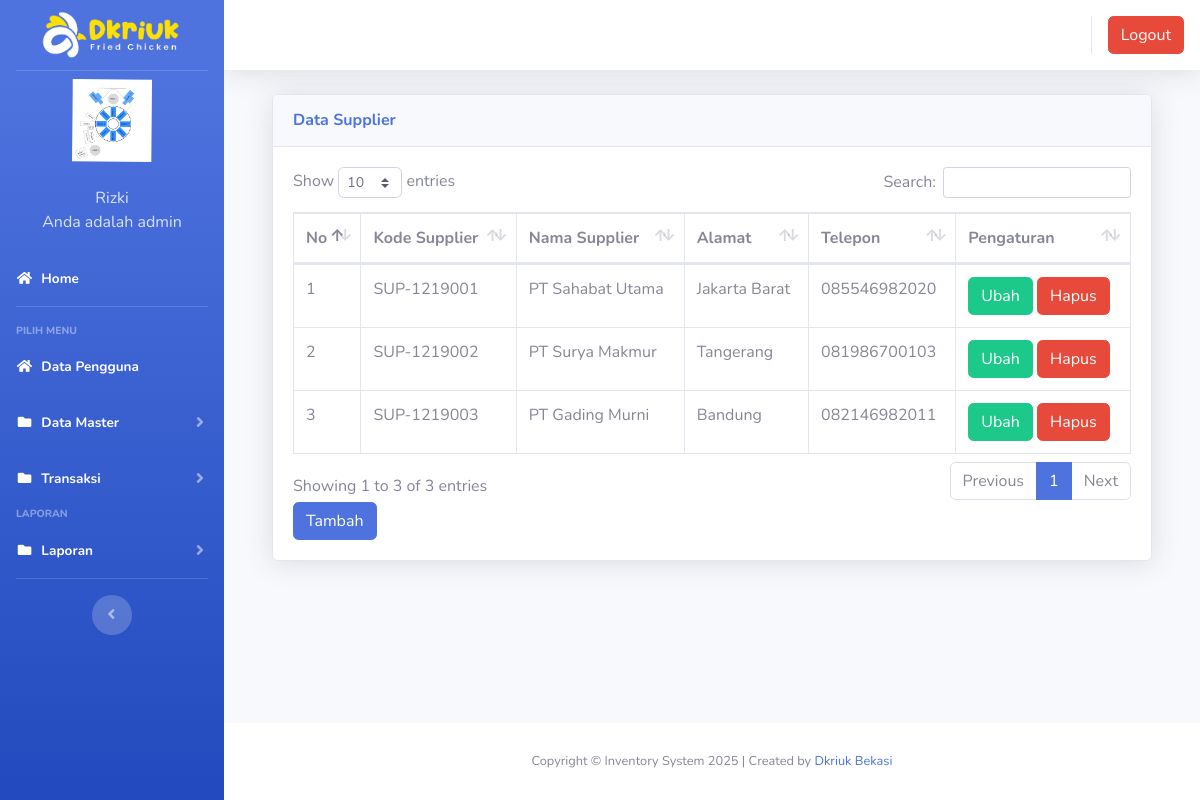
/index3.php?page=supplier (signed in), run on the app's committed database.
### tables this page shows
CREATE TABLE IF NOT EXISTS `users` (
  `id` int(11) NOT NULL AUTO_INCREMENT,
  `nik` varchar(10) NOT NULL,
  `nama` varchar(100) NOT NULL,
  `alamat` varchar(200) NOT NULL,
  `telepon` varchar(100) NOT NULL,
  `username` varchar(100) NOT NULL,
  `password` varchar(100) NOT NULL,
  `level` varchar(25) NOT NULL DEFAULT 'member',
  `foto` varchar(255) NOT NULL,
  PRIMARY KEY (`id`)
);

CREATE TABLE IF NOT EXISTS `tb_supplier` (
  `id` int(100) NOT NULL AUTO_INCREMENT,
  `kode_supplier` varchar(100) NOT NULL,
  `nama_supplier` varchar(100) NOT NULL,
  `alamat` varchar(100) NOT NULL,
  `telepon` varchar(15) NOT NULL,
  PRIMARY KEY (`id`)
);

### page/supplier/supplier.php (the view, shortened to what this page needs)
<div class="container-fluid">
  <div class="card shadow mb-4">
    <div class="card-header py-3">
      <h6 class="m-0 font-weight-bold text-primary">Data Supplier</h6>
    </div>
    <div class="card-body">
      <div class="table-responsive">
        <table class="table table-bordered" id="dataTable" width="100%" cellspacing="0">
        <thead>
                                <tr>
			<th>No</th>
			<th>Kode Supplier</th>
			<th>Nama Supplier</th>
			<th>Alamat</th>
			<th>Telepon</th>
			<th>Pengaturan</th>
                                </tr>
		</thead>
          <tbody>
            <?php
	$no = 1;
	$sql = $koneksi->query("select * from tb_supplier");
	while ($data = $sql->fetch_assoc()) {
	?>
                                <tr>
                                    <td><?php echo $no++; ?></td>
			<td><?php echo $data['kode_supplier'] ?></td>
			<td><?php echo $data['nama_supplier'] ?></td>
			<td><?php echo $data['alamat'] ?></td>
			<td><?php echo $data['telepon'] ?></td>
			<td>
			<a href="?page=supplier&aksi=ubahsupplier&kode_supplier=<?php echo $data['kode_supplier'] ?>" class="btn btn-success" >Ubah</a>
			<a onclick="return confirm('Apakah anda yakin akan menghapus data ini?')" href="?page=supplier&aksi=hapussupplier&id=<?php echo $data['kode_supplier'] ?>" class="btn btn-danger" >Hapus</a>
			</td>
                                </tr>
	<?php }?>
		   </tbody>
                        </table>
<a href="?page=supplier&aksi=tambahsupplier" class="btn btn-primary" >Tambah</a>
      </div>
    </div>
  </div>
</div>

### index3.php (shortened to what this page needs)
<?php
	$koneksi = new mysqli("localhost","pora5278_fahmi","Au1b839@@","pora5278_inventrizki");
	?>
<!DOCTYPE html>
<html lang="en">
<head>
  <link href="vendor/fontawesome-free/css/all.min.css" rel="stylesheet" type="text/css">
  <link href="css/sb-admin-2.min.css" rel="stylesheet">
  <link href="vendor/datatables/dataTables.bootstrap4.min.css" rel="stylesheet">
</head>
<body id="page-top">
  <div id="wrapper">
    <ul class="navbar-nav bg-gradient-primary sidebar sidebar-dark accordion" id="accordionSidebar">
      <a class="sidebar-brand d-flex align-items-center justify-content-center" href="index3.php">
        <div class="sidebar-brand-text mx-2">
          <img src="img/logodkriuk.png" alt="Logo Image" width="150px"/>
        </div>
      </a>
 <?php
   if ($_SESSION['admin']) {
	   $user = $_SESSION['admin'];
   }
   $sql =$koneksi->query("select * from users where id='$user'");
   $data = $sql->fetch_assoc();
   ?>
    <li class="d-flex align-items-center justify-content-center">
        <a class="nav-link">
		 <img src="img/<?php echo $data['foto']?>" class="img-circle" width="80" alt="User"/></a>
	  </li>
		 <li class="nav-item ">
        <a class="nav-link">
         	<div class="d-flex align-items-center justify-content-center" class="name">  <?php echo  $data['nama'];?></div></font>
			<div class="d-flex align-items-center justify-content-center" class="email">Anda adalah <?php echo $data['level'];?></div>
		 </a>
      </li>
      <li class="nav-item active">
        <a class="nav-link" href="?page=home3">
          <i class="fas fa-fw fa-home"></i>
          <span>Home</span></a>
      </li>
      <hr class="sidebar-divider">
      <div class="sidebar-heading">
        Pilih Menu
      </div>
	    <li class="nav-item active">
        <a class="nav-link" href="?page=pengguna">
          <i class="fas fa-fw fa-home"></i>
          <span>Data Pengguna</span></a>
      </li>
	   <li class="nav-item active">
        <a class="nav-link collapsed" href="#" data-toggle="collapse" data-target="#collapseData" aria-expanded="true" aria-controls="collapseData">
          <i class="fas fa-fw fa-folder"></i>
          <span>Data Master</span>
        </a>
      </li>
	    <li class="nav-item active">
        <a class="nav-link collapsed" href="#" data-toggle="collapse" data-target="#collapsePages" aria-expanded="true" aria-controls="collapsePages">
          <i class="fas fa-fw fa-folder"></i>
          <span>Transaksi</span>
        </a>
      </li>
      <div class="sidebar-heading">
        Laporan
      </div>
	     <li class="nav-item active">
        <a class="nav-link collapsed" href="#" data-toggle="collapse" data-target="#collapseLaporan" aria-expanded="true" aria-controls="collapseLaporan">
          <i class="fas fa-fw fa-folder"></i>
          <span>Laporan</span>
        </a>
      </li>
      <hr class="sidebar-divider d-none d-md-block">
      <div class="text-center d-none d-md-inline">
        <button class="rounded-circle border-0" id="sidebarToggle"></button>
      </div>
    </ul>
    <div id="content-wrapper" class="d-flex flex-column">
      <div id="content">
        <nav class="navbar navbar-expand navbar-light bg-white topbar mb-4 static-top shadow">
          <ul class="navbar-nav ml-auto">
            <li class="nav-item dropdown no-arrow">
			 <div class="top-menu">
        <ul class="nav pull-right top-menu">
           <li><a onclick="return confirm('Apakah anda yakin akan logout?')" class="btn btn-danger" class="logout" href="logout.php">Logout</a></li>
        </ul>
      </div>
            </li>
          </ul>
        </nav>
        <div class="container-fluid">
		 <section class="content">
		      <?php
			   $page = $_GET['page'];
			   $aksi = $_GET['aksi'];
			   if ($page == "supplier") {
				   if ($aksi == "") {
					   include "page/supplier/supplier.php";
				   }
			   }
			   ?>
    </section>
</div>
    </div>
      <footer class="sticky-footer bg-white" style="">
        <div class="container my-auto">
          <div class="copyright text-center my-auto">
            <span>Copyright  &copy; Inventory System 2025 | Created by <a href='https://dkriuk.com/' title='Drkiuk' target='_blank'>Dkriuk Bekasi</a>
            </span>
          </div>
        </div>
      </footer>
  </div>
  </div>
</body>
</html>

### data on the page
users: foto (picture), nama "Rizki", level "admin"
tb_supplier: kode_supplier "SUP-1219001", nama_supplier "PT Sahabat Utama", alamat "Jakarta Barat", telepon "085546982020"
tb_supplier: kode_supplier "SUP-1219002", nama_supplier "PT Surya Makmur", alamat "Tangerang", telepon "081986700103"
tb_supplier: kode_supplier "SUP-1219003", nama_supplier "PT Gading Murni", alamat "Bandung", telepon "082146982011"
